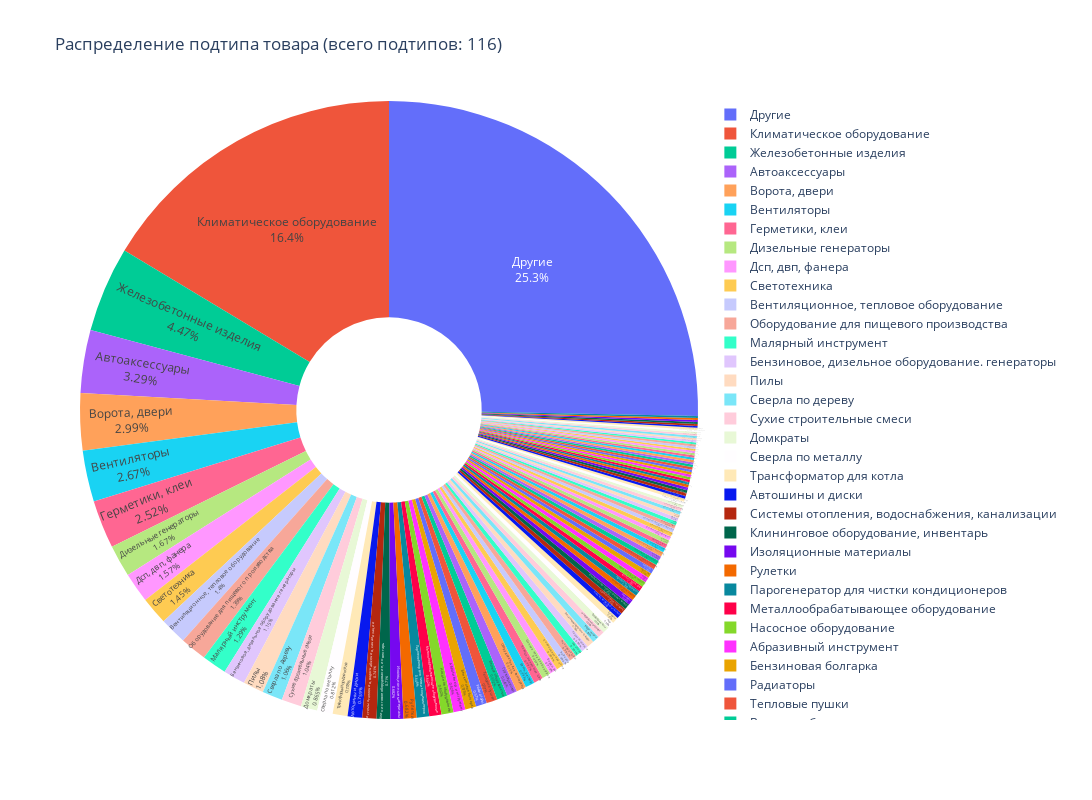

The cell this chart's notebook holds for it:
### Code cell
# Распределение по подтипам

product_type_counts = data.type.value_counts(normalize=True) * 100
other_percent = product_type_counts[product_type_counts < 0.1].sum()
product_type_counts = product_type_counts[product_type_counts >= 0.1]
product_type_counts['Другие'] = other_percent

product_type_counts = pd.DataFrame({"Nesting_type_tags": product_type_counts, "Amount": product_subtype[data.type.isin(product_type_counts[:-1].index)].value_counts()})
product_type_counts["Amount"][product_type_counts.index == "Другие"] = len(product_type) - product_type_counts["Amount"].sum()

fig = px.pie(product_type_counts, values=product_type_counts["Nesting_type_tags"].values, names=product_type_counts.index, 
             title=f'Распределение подтипа товара (всего подтипов: {len(product_type_counts)})', hole=0.3, width=1200, height=800,
             custom_data=pd.DataFrame({"Amount": product_type_counts.iloc[:, 1]}))
fig.update_traces(textposition='inside', textinfo='percent+label+text', 
                  hovertemplate='%{label}: %{value:.2f}%<br>Количество примеров: %{customdata}')
fig.show()

### Figure 1 — Plotly figure (JSON) as saved in the notebook; plotly's stock layout.template omitted (floating-point values rounded to 4 significant figures)
{"data": [{"customdata": [[34], [202], [1061], [42], [33], [35], [54], [90], [245], [126], [85], [83], [185], [372], [36], [33], [159], [36], [65], [135], [35], [82], [89], [33], [862], [453], [178], [42], [963], [124], [813], [91], [176], [95], [50], [72], [539], [120], [279], [74], [8164], [506], [58], [1443], [78], [127], [115], [220], [90], [97], [64], [43], [5278], [229], [98], [55], [157], [43], [132], [97], [70], [75], [36], [34], [114], [33], [42], [415], [95], [207], [33], [79], [204], [49], [38], [166], [46], [82], [450], [39], [209], [111], [349], [34], [37], [41], [40], [67], [184], [220], [342], [262], [467], [42], [33], [239], [53], [58], [34], [37], [334], [43], [184], [108], [119], [61], [251], [73], [48], [146], [40], [37], [50], [126], [62], [37]], "domain": {"x": [0, 1], "y": [0, 1]}, "hole": 0.3, "hovertemplate": "%{label}: %{value:.2f}%<br>Количество примеров: %{customdata}", "labels": ["Symbol сканер штрих кода", "Абразивный инструмент", "Автоаксессуары", "Автозапчасти", "Автозапчасти для грузовых автомобилей", "Автомобильные аккумуляторы", "Автомобильные зарядные устройства", "Автостекло, зеркала, фары", "Автошины и диски", "Аккумуляторы", "Арахис микс", "Бейсболка х", "Бензиновая болгарка", "Бензиновое, дизельное оборудование. генераторы", "Бензогенераторы", "Бетон", "Бетон, раствор", "Биотуалеты", "Болгарка hammer flex", "Бордюры", "Бухгалтерские услуги", "Быстровозводимые здания и сооружения", "Валики", "Ведро с отжимом для швабры моп", "Вентиляторы", "Вентиляционное, тепловое оборудование", "Весовое оборудование", "Воздухонагреватели", "Ворота, двери", "Газонокосилки", "Герметики, клеи", "Гидравлическое оборудование", "Грузоперевозки", "Дальномеры", "Декоративные элементы, покрытия", "Деревообрабатывающий инструмент", "Дизельные генераторы", "Диск для циркулярной пилы по дереву", "Домкраты", "Дренажные насосы", "Другие", "Дсп, двп, фанера", "Дюбель для теплоизоляции", "Железобетонные изделия", "Заказ строительной и спецтехники", "Зеркала", "Измерительный инструмент", "Изоляционные материалы", "Камень точильный для мясорубки", "Каркасно-тентовые конструкции", "Кисти", "Клей ceresit ct 85", "Климатическое оборудование", "Клининговое оборудование, инвентарь", "Колер для декоративной штукатурки", "Кольца из белого золота", "Кольцо, меняющее цвет", "Комплект гантелей (2 шт)", "Конвекционные печи", "Контрольно-кассовые машины, расходные материалы", "Котельное оборудование, котлы", "Круг алмазный отрезной", "Круг отрезной луга по металлу", "Круги шлифовальные", "Лабораторные весы", "Лампы галогенные", "Ледоруб сибртех", "Малярный инструмент", "Манометр высокого давления", "Металлообрабатывающее оборудование", "Моноблоки", "Мотобуры", "Насосное оборудование", "Насосные станции", "Нож браслет", "Оборудование для автосервиса", "Оборудование для бассейнов", "Оборудование для лабораторий", "Оборудование для пищевого производства", "Парогенератор electrolux", "Парогенератор для чистки кондиционеров", "Печи", "Пилы", "Полимерные мембраны для гидроизоляции", "Посудомоечные машины", "Природный декоративный камень", "Противоугонная система", "Пылесосы для сухой уборки с водяным фильтром", "Радиаторы", "Рулетки", "Сверла по дереву", "Сверла по металлу", "Светотехника", "Серьги черненое серебро", "Серьги-кольца серебро", "Системы отопления, водоснабжения, канализации", "Скакалки с деревянными ручками", "Сканер-штрих кода datalogic", "Сканер-штрих кода metrologic", "Снегоуборщики", "Сухие строительные смеси", "Тепловые завесы", "Тепловые пушки", "Тестомесы", "Товары и услуги", "Топоры", "Трансформатор для котла", "Фрезеры", "Цемент 25 кг", "Цепная пила для болгарки", "Шины", "Шлифмашина metabo", "Шлифмашина ленточная redverg rd-bs110", "Шпатели", "Штукатурка", "Этикетки на листах а4"], "legendgroup": "", "name": "", "showlegend": true, "textinfo": "percent+label+text", "textposition": "inside", "type": "pie", "values": [0.1054, 0.6262, 3.289, 0.1302, 0.1023, 0.1085, 0.1674, 0.279, 0.7595, 0.3906, 0.2635, 0.2573, 0.5735, 1.153, 0.1116, 0.1023, 0.4929, 0.1116, 0.2015, 0.4185, 0.1085, 0.2542, 0.2759, 0.1023, 2.672, 1.404, 0.5518, 0.1302, 2.985, 0.3844, 2.52, 0.2821, 0.5456, 0.2945, 0.155, 0.2232, 1.671, 0.372, 0.8648, 0.2294, 25.31, 1.569, 0.1798, 4.473, 0.2418, 0.3937, 0.3565, 0.682, 0.279, 0.3007, 0.1984, 0.1333, 16.36, 0.7099, 0.3038, 0.1705, 0.4867, 0.1333, 0.4092, 0.3007, 0.217, 0.2325, 0.1116, 0.1054, 0.3534, 0.1023, 0.1302, 1.286, 0.2945, 0.6417, 0.1023, 0.2449, 0.6324, 0.1519, 0.1178, 0.5146, 0.1426, 0.2542, 1.395, 0.1209, 0.6479, 0.3441, 1.082, 0.1054, 0.1147, 0.1271, 0.124, 0.2077, 0.5704, 0.682, 1.06, 0.8122, 1.448, 0.1302, 0.1023, 0.7409, 0.1643, 0.1798, 0.1054, 0.1147, 1.035, 0.1333, 0.5704, 0.3348, 0.3689, 0.1891, 0.7781, 0.2263, 0.1488, 0.4526, 0.124, 0.1147, 0.155, 0.3906, 0.1922, 0.1147]}], "layout": {"height": 800, "legend": {"tracegroupgap": 0}, "title": {"text": "Распределение подтипа товара (всего подтипов: 116)"}, "width": 1200}}
